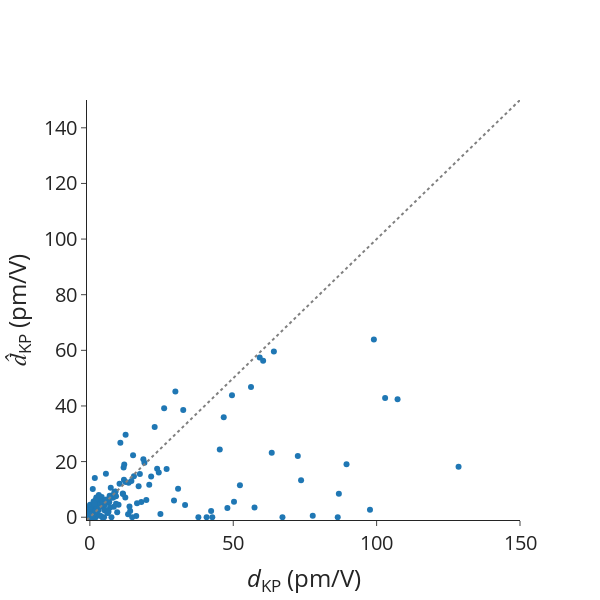

The code cell stored with this chart in its notebook:
### Markdown cell above
## Errors on dKP masked

### Code cell
# Data

mae = mean_absolute_error(
    df_pred_matten["dKP_true"], df_pred_matten["dKP_matten_masked"]
)
mape = mean_absolute_percentage_error(
    df_pred_matten["dKP_true"], df_pred_matten["dKP_matten_masked"]
)
rmse = root_mean_squared_error(
    df_pred_matten["dKP_true"], df_pred_matten["dKP_matten_masked"]
)
spearmanrho = spearmanr(df_pred_matten["dKP_true"], df_pred_matten["dKP_matten_masked"])
print(f"MAE = {mae}")
print(f"MAPE = {mape}")
print(f"RMSE = {rmse}")
print(f"Rho_sp = {spearmanrho.statistic}")

# Scatter plot for previous outputs.
scatter_dKP = go.Scatter(
    x=df_pred_matten["dKP_true"],
    y=df_pred_matten["dKP_matten_masked"],
    mode="markers",
    name="",
    showlegend=False,
    text=[mpid for mpid in df_pred_matten.index.values],
)

ideal = go.Scatter(
    x=[-1, 200],
    y=[-1, 200],
    mode="lines",
    line=dict(color="gray", dash="dot"),
    showlegend=False,
)

# Layout
layout = go.Layout(
    # title=dict(text='Scatter Plot'),
    xaxis=dict(title="<i>d</i><sub>KP</sub> (pm/V)", range=[-1, 150]),
    yaxis=dict(title="<i>d&#770;</i><sub>KP</sub> (pm/V)", range=[-1, 150]),
    # legend=dict(font=dict(size=12)),
)

# Create figure
fig = go.Figure(data=[scatter_dKP, ideal], layout=layout)

fig.update_layout(
    autosize=False,
    font_size=20,
    width=600,
    height=600,
    # plot_bgcolor="white",
    template="simple_white",
)
fig.update_layout(
    xaxis=dict(
        # tickmode = 'array',
        # tickvals = [1, 2,3,4,5,6,7,8],
        # ticktext = ['One', 'Three', 'Five', 'Seven', 'Nine', 'Eleven']
        showgrid=False,
    ),
    yaxis=dict(
        # tickmode = 'array',
        # tickvals = [1, 2,3,4,5,6,7,8],
        # ticktext = ['One', 'Three', 'Five', 'Seven', 'Nine', 'Eleven']
        showgrid=False,
    ),
)

# Show figure
fig.show()

### Figure 1 — Plotly figure (JSON) as saved in the notebook; plotly's stock layout.template omitted (floating-point values rounded to 4 significant figures; data arrays with more than 128 entries replaced by an {"elided": "..."} marker saying what was removed)
{"data": [{"mode": "markers", "name": "", "showlegend": false, "text": {"elided": "250 str values"}, "type": "scatter", "x": {"elided": "250 float values"}, "y": {"elided": "250 float values"}}, {"line": {"color": "gray", "dash": "dot"}, "mode": "lines", "showlegend": false, "type": "scatter", "x": [-1, 200], "y": [-1, 200]}], "layout": {"autosize": false, "font": {"size": 20}, "height": 600, "width": 600, "xaxis": {"range": [-1, 150], "showgrid": false, "title": {"text": "<i>d</i><sub>KP</sub> (pm/V)"}}, "yaxis": {"range": [-1, 150], "showgrid": false, "title": {"text": "<i>d&#770;</i><sub>KP</sub> (pm/V)"}}}}
